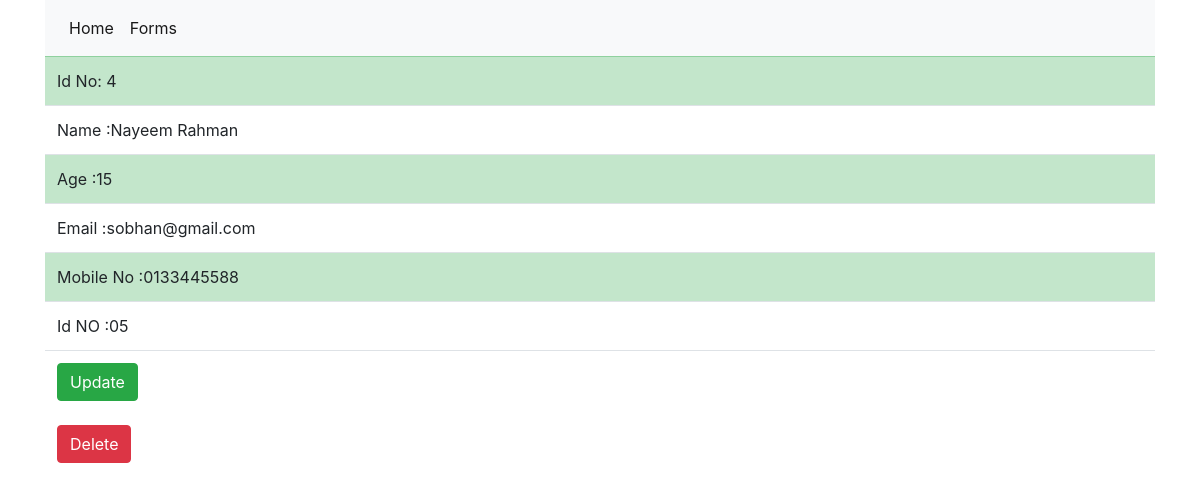
/details/4, run on the app's committed database.
### dataapp/models.py (models this page shows, shortened)
class Student(models.Model):
    name = models.CharField(max_length=30)
    age = models.CharField(max_length=30)
    Student_Email = models.CharField(max_length=30)
    mobile_no = models.CharField(max_length=30)
    Id_no = models.CharField(max_length=30)

### dataapp/views.py (the view)
# urls.py: path('details/<int:id>',details, name='details'),
def details(request,id):
    data = Student.objects.get(id = id)
    dict = {"info":data}
    return render(request,'details.html',context=dict)

### templates/details.html
{% extends 'base.html' %}
{% block body %}
<div class="container">
  <table class="table table-hover">
    <tr class="table-success">
      <td>Id No: {{info.id}}</td></tr>
      <tr><td>Name :{{info.name}}</td></tr>
      <tr><td class="table-success">Age :{{info.age}}</td></tr>
      <tr><td> Email :{{info.Student_Email}}</td></tr>
      <tr><td class="table-success">Mobile No :{{info.mobile_no}}</td></tr>
      <tr><td>Id NO :{{info.Id_no}}</td></tr>
    <tr>
      <td><a href="{% url 'dataapp:update' id=info.id %}" class="btn btn-success">Update</a> <br><br>
      <a  href="{% url 'dataapp:delete' id=info.id %}" class="btn btn-danger">Delete</a></td>
    </tr>
  </table>
</div>
{% endblock body %}

### data on the page
Student: id "4", name "Nayeem Rahman", age "15", Student_Email "sobhan@gmail.com", mobile_no "0133445588", Id_no "05"
